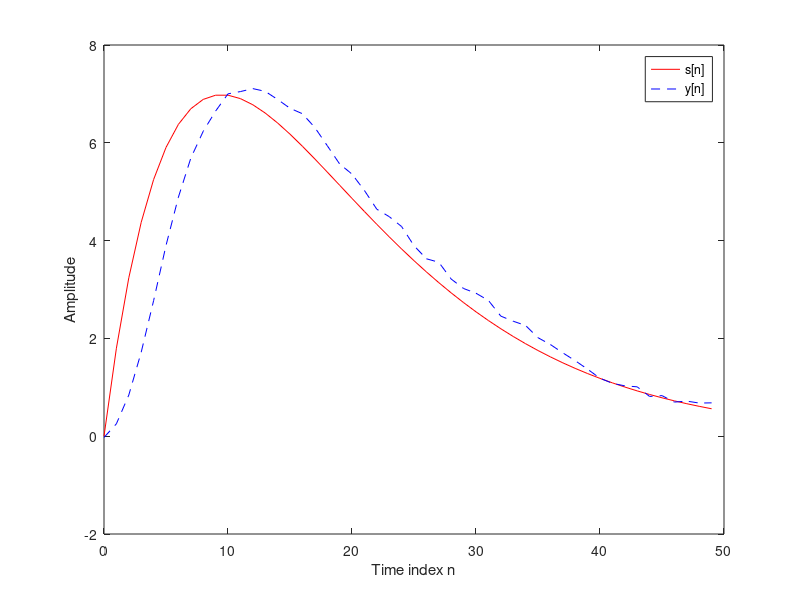

The MATLAB script that drew this image:
% Program 4_1
% Signal Smoothing by a Moving-Average Filter
%
R = 50;
d = rand(R,1)-0.5;
m = 0:1:R-1;
s = 2*m.*(0.9.^m);
x  = s + d';
plot(m,d,'r-',m,s,'b--',m,x,'g:')
xlabel('Time index n'); ylabel('Amplitude')
legend('d[n]','s[n]','x[n]');
pause
M = input('Number of input samples = ');
b = ones(M,1)/M;
y = filter(b,1,x);
plot(m,s,'r-',m,y,'b--')
legend('s[n]','y[n]');
xlabel ('Time index n');ylabel('Amplitude')